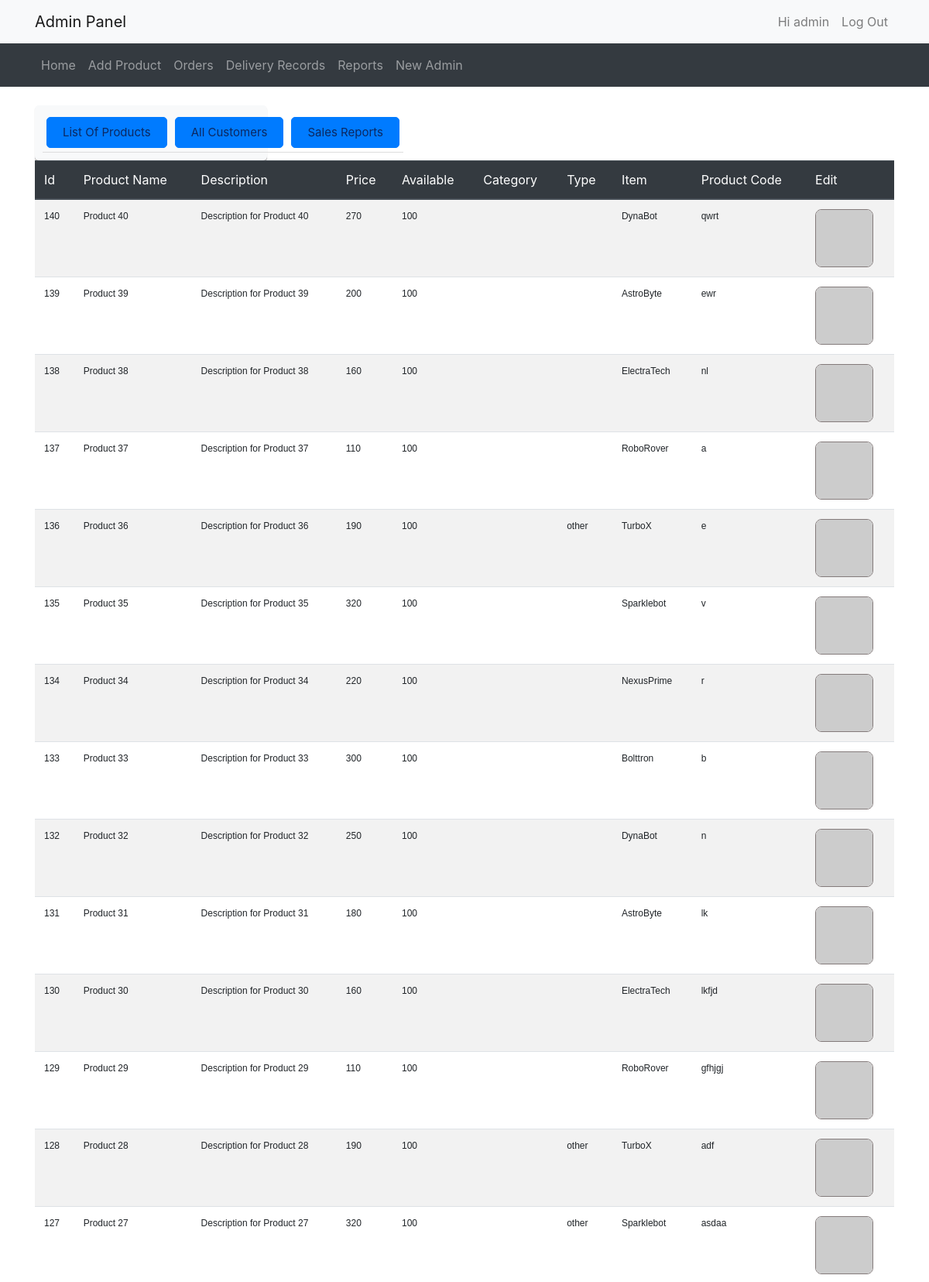
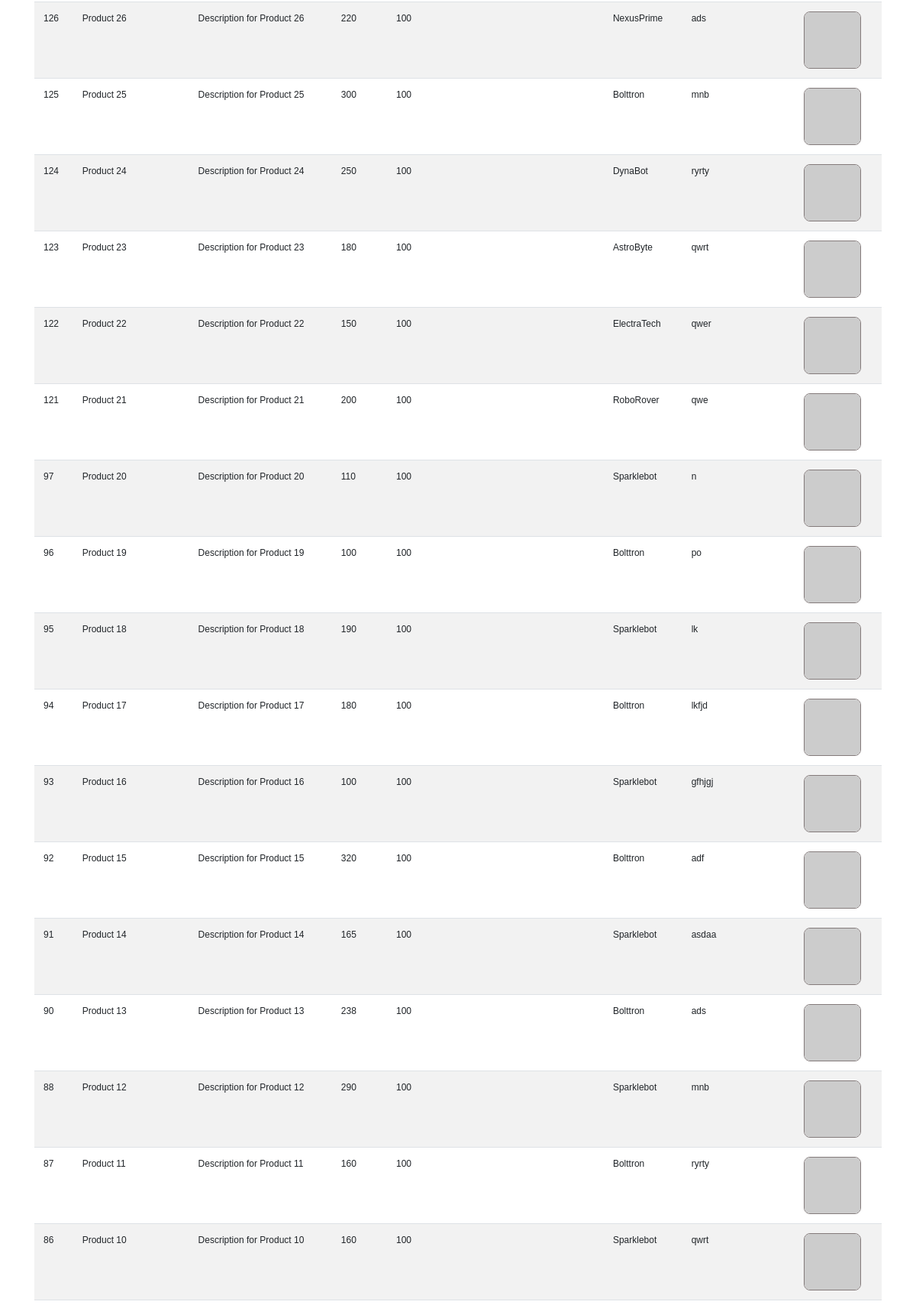
Page /admin/report.php (signed in, upper part) on the committed database (2 pictures, top to bottom).
### tables this page shows
CREATE TABLE `products` (
  `id` int(11) NOT NULL,
  `pName` varchar(100) NOT NULL,
  `price` int(11) NOT NULL,
  `piece` int(11) NOT NULL,
  `description` text NOT NULL,
  `available` int(11) NOT NULL,
  `category` varchar(100) NOT NULL,
  `type` varchar(100) NOT NULL,
  `item` varchar(100) NOT NULL,
  `pCode` varchar(20) NOT NULL,
  `picture` text NOT NULL
);

### admin/report.php (the view, shortened to what this page needs)
<?php include("../inc/connect.inc.php"); ?>
<?php
if (!isset($_SESSION['admin_login'])) {
	header("location: login.php");
	$user = "";
} else {
	$user = $_SESSION['admin_login'];
	$result = mysqli_query($con, "SELECT * FROM admin WHERE id='$user'");
	$get_user_email = mysqli_fetch_assoc($result);
	$uname_db = $get_user_email['firstName'];
}
?>
<!doctype html>
<html>
<head>
	<link rel="stylesheet" type="text/css" href="../css/style.css">
	<link rel="stylesheet" href="https://maxcdn.bootstrapcdn.com/bootstrap/4.5.2/css/bootstrap.min.css">
</head>
<body>
	<?php include("./components/admin-navbar.php") ?>
	<?php include("./components/category-list.php") ?>
	<div class="container mt-4">
		<div class="row">
			<div class="col-md-5">
				<div class="settingsleftcontent">
					<ul class="list-unstyled d-flex justify-content-between">
						<li><?php echo '<a href="report.php" class="btn btn-primary">List Of Products</a>'; ?></li>
						<li><?php echo '<a href="all_customer.php" class="btn btn-primary">All Customers</a>'; ?></li>
						<li><?php echo '<a href="sales_report.php" class="btn btn-primary">Sales Reports</a>'; ?></li>
					</ul>
				</div>
			</div>
			<div class="col-md-12">
				<div class="table-responsive">
					<table class="table table-striped">
						<thead class="thead-dark">
							<tr>
								<th>Id</th>
								<th>Product Name</th>
								<th>Description</th>
								<th>Price</th>
								<th>Available</th>
								<th>Category</th>
								<th>Type</th>
								<th>Item</th>
								<th>Product Code</th>
								<th>Edit</th>
							</tr>
						</thead>
						<tbody>
							<?php include("../inc/connect.inc.php");
							$query = "SELECT * FROM products ORDER BY id DESC";
							$run = mysqli_query($con, $query);
							while ($row = mysqli_fetch_assoc($run)) {
								$id = $row['id'];
								$pName = substr($row['pName'], 0, 50);
								$descri = $row['description'];
								$price = $row['price'];
								$available = $row['available'];
								$category = $row['category'];
								$type = $row['type'];
								$item = $row['item'];
								$pCode = $row['pCode'];
							?>
								<tr>
									<td><?php echo $id; ?></td>
									<td><?php echo $pName; ?></td>
									<td><?php echo $descri; ?></td>
									<td><?php echo $price; ?></td>
									<td><?php echo $available; ?></td>
									<td><?php echo $category; ?></td>
									<td><?php echo $type; ?></td>
									<td><?php echo $item; ?></td>
									<td><?php echo $pCode; ?></td>
									<td><?php echo '<div class="home-prodlist-img"><a href="editproduct.php?epid=' . $id . '">
                                  <img src="https://robohash.org/' . $id . '" class="home-prodlist-imgi" style="height: 75px; width: 75px;">
                                  </a>
                                </div>' ?></td>
								</tr>
							<?php } ?>
						</tbody>
					</table>
				</div>
			</div>
		</div>
	</div>
</body>
</html>

### admin/components/admin-navbar.php
<nav class="navbar navbar-expand-lg navbar-light bg-light">
  <div class="container">
    <a class="navbar-brand" href="#">Admin Panel</a>
    <div class="collapse navbar-collapse justify-content-end" id="navbarNav">
      <ul class="navbar-nav">
        <li class="nav-item">
          <?php if ($user != "") : ?>
            <a class="nav-link" href="update_admin.php">Hi <?php echo $uname_db; ?></a>
          <?php endif; ?>
        </li>
        <li class="nav-item">
          <?php if ($user != "") : ?>
            <a class="nav-link" href="logout.php">Log Out</a>
          <?php else : ?>
            <a class="nav-link" href="login.php">Log In</a>
          <?php endif; ?>
        </li>
      </ul>
    </div>
  </div>
</nav>

### css/style.css (style rules this page uses)
html, body, div, span, applet, object, iframe, h1, h2, h3, h4, h5, h6, p, blockquote, pre, a, abbr, acronym, address, big, cite, code, del, dfn, em, img, ins, kbd, q, s, samp, small, strike, strong, sub, sup, tt, var, b, u, i, center, dl, dt, dd, ol, ul, li, fieldset, form, label, legend, table, caption, tbody, tfoot, thead, tr, th, td, article, aside, canvas, details, embed, figure, figcaption, footer, header, hgroup, menu, nav, output, ruby, section, summary, time, mark, audio, video { margin: 0; padding: 0; border: 0; font: inherit; vertical-align: baseline;ss box-sizing: border-box; }
article, aside, details, figcaption, figure, footer, header, hgroup, menu, nav, section { display: block; }
body { line-height: normal; }
ol, ul { list-style: none; }
table { border-collapse: collapse; border-spacing: 0; }
* { margin: 0px; padding: 0px; }
body, button, input, label, select, td, textarea { font-family: Arial, Helvetica, tahoma,verdana,arial,sans-serif; font-size: 12px; }
body { width: 100%; position: relative; background-color: #ffffff; min-width: 1080px; }
.home-prodlist-imgi { height: 270px; width: 300px; padding: 0px; border: 1px solid #847b7b; border-radius: 8px; }
.settingsleftcontent { width: 300px; color: #7C7979; line-height: 1.2; padding: 0; text-align: justify; background-color: #FFFFFF; -webkit-box-shadow: 0 2px 1px 0 #B5B2B2; box-shadow: 0 2px 1px 0 #B5B2B2; border-radius: 4px; }
.settingsleftcontent ul { list-style: none; }
.settingsleftcontent ul li { list-style: none; border-bottom: 1px solid #ddd; text-align: center; }
.settingsleftcontent ul li a { clear: both; cursor: pointer; display: block; font-size: 15px; font-weight: normal; float: none; line-height: 18px; margin: 0; padding: 10px 20px; text-shadow: none; white-space: nowrap; color: #0C2860; text-decoration: none; text-align: center; }
.btn-primary { width: 100%; }

### admin/report.php (style rules this page uses)
.settingsleftcontent { background-color: #f8f9fa; padding: 10px; border-radius: 5px; }
.settingsleftcontent ul { list-style-type: none; margin: 0; padding: 0; }
.settingsleftcontent li { padding: 5px; }
.settingsleftcontent a { display: block; text-decoration: none; color: #ffffff; background-color: #007bff; padding: 10px; border-radius: 5px; }

### rows in the picture
products: id "140", pName "Product 40", description "Description for Product 40", price "270", available "100", item "DynaBot", pCode "qwrt"
products: id "139", pName "Product 39", description "Description for Product 39", price "200", available "100", item "AstroByte", pCode "ewr"
products: id "138", pName "Product 38", description "Description for Product 38", price "160", available "100", item "ElectraTech", pCode "nl"
products: id "137", pName "Product 37", description "Description for Product 37", price "110", available "100", item "RoboRover", pCode "a"
products: id "136", pName "Product 36", description "Description for Product 36", price "190", available "100", type "other", item "TurboX", pCode "e"
products: id "135", pName "Product 35", description "Description for Product 35", price "320", available "100", item "Sparklebot", pCode "v"
products: id "134", pName "Product 34", description "Description for Product 34", price "220", available "100", item "NexusPrime", pCode "r"
products: id "133", pName "Product 33", description "Description for Product 33", price "300", available "100", item "Bolttron", pCode "b"
products: id "132", pName "Product 32", description "Description for Product 32", price "250", available "100", item "DynaBot", pCode "n"
products: id "131", pName "Product 31", description "Description for Product 31", price "180", available "100", item "AstroByte", pCode "lk"
products: id "130", pName "Product 30", description "Description for Product 30", price "160", available "100", item "ElectraTech", pCode "lkfjd"
products: id "129", pName "Product 29", description "Description for Product 29", price "110", available "100", item "RoboRover", pCode "gfhjgj"
products: id "128", pName "Product 28", description "Description for Product 28", price "190", available "100", type "other", item "TurboX", pCode "adf"
products: id "127", pName "Product 27", description "Description for Product 27", price "320", available "100", type "other", item "Sparklebot", pCode "asdaa"
products: id "126", pName "Product 26", description "Description for Product 26", price "220", available "100", item "NexusPrime", pCode "ads"
products: id "125", pName "Product 25", description "Description for Product 25", price "300", available "100", item "Bolttron", pCode "mnb"
products: id "124", pName "Product 24", description "Description for Product 24", price "250", available "100", item "DynaBot", pCode "ryrty"
products: id "123", pName "Product 23", description "Description for Product 23", price "180", available "100", item "AstroByte", pCode "qwrt"
products: id "122", pName "Product 22", description "Description for Product 22", price "150", available "100", item "ElectraTech", pCode "qwer"
products: id "121", pName "Product 21", description "Description for Product 21", price "200", available "100", item "RoboRover", pCode "qwe"
products: id "97", pName "Product 20", description "Description for Product 20", price "110", available "100", item "Sparklebot", pCode "n"
products: id "96", pName "Product 19", description "Description for Product 19", price "100", available "100", item "Bolttron", pCode "po"
products: id "95", pName "Product 18", description "Description for Product 18", price "190", available "100", item "Sparklebot", pCode "lk"
products: id "94", pName "Product 17", description "Description for Product 17", price "180", available "100", item "Bolttron", pCode "lkfjd"
products: id "93", pName "Product 16", description "Description for Product 16", price "100", available "100", item "Sparklebot", pCode "gfhjgj"
products: id "92", pName "Product 15", description "Description for Product 15", price "320", available "100", item "Bolttron", pCode "adf"
products: id "91", pName "Product 14", description "Description for Product 14", price "165", available "100", item "Sparklebot", pCode "asdaa"
products: id "90", pName "Product 13", description "Description for Product 13", price "238", available "100", item "Bolttron", pCode "ads"
products: id "88", pName "Product 12", description "Description for Product 12", price "290", available "100", item "Sparklebot", pCode "mnb"
products: id "87", pName "Product 11", description "Description for Product 11", price "160", available "100", item "Bolttron", pCode "ryrty"
products: id "86", pName "Product 10", description "Description for Product 10", price "160", available "100", item "Sparklebot", pCode "qwrt"

### other values in the picture
$uname_db "admin"
